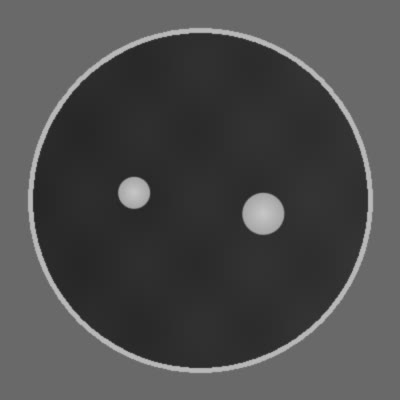
#> input picture frame 2 of python_analysis/validation/900/two/scene.avi, 400 x 400 px, given in place of Ball.mp4, which was not available
$ python 'Машинное_зрение_Шарики - Copy.py'
#> lines starting #> are read from the running program, lines starting #| are printed output that depends on the picture; after the words box and inside, x2 and y2 are one past the last pixel; in counts of white or black regions, pixels touching at a corner belong together; pictures that were not available may be replaced by others from this repository, and a replacement may not be noted
import cv2
import numpy as np

def count_spherical_objects(video_path):
    # Загрузка видео
#> called with video_path = 'D:\\Ball.mp4'
    cap = cv2.VideoCapture(video_path)

    while True:
        # Чтение текущего кадра
        ret, frame = cap.read()
#> frame is the input picture: shape (400, 400, 3); min 32, max 198, mean 76.7

        if not ret:
            break

        # Преобразование кадра в оттенки серого
        gray = cv2.cvtColor(frame, cv2.COLOR_BGR2GRAY)

        # Увеличение яркости кадра
        brightened = cv2.addWeighted(gray, 1.2, np.zeros_like(gray), 0, 0)
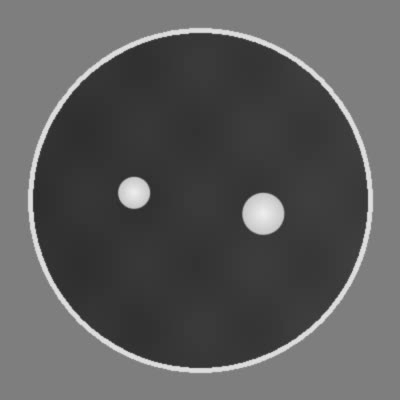
#> brightened: shape (400, 400); min 38, max 238, mean 92

        # Применение гауссовского размытия для сглаживания кадра
        blurred = cv2.GaussianBlur(brightened, (5, 5), 0)

        # Обнаружение кругов на кадре
        circles = cv2.HoughCircles(blurred, cv2.HOUGH_GRADIENT, dp=1, minDist=100, param1=50, param2=30, minRadius=10, maxRadius=50)
#> circles = [[262.5, 213.5, 20.4], [133.5, 192.5, 16.3]]

        # Подсчет и отображение сферических объектов на кадре
        if circles is not None:
            total_objects = len(circles[0])
#> total_objects = 2
            circles = np.round(circles[0, :]).astype("int")
#> circles = [[262, 214, 20], [134, 192, 16]]

            for (x, y, r) in circles:
                cv2.circle(frame, (x, y), r, (0, 255, 0), 1)
#> this loop made 2 passes
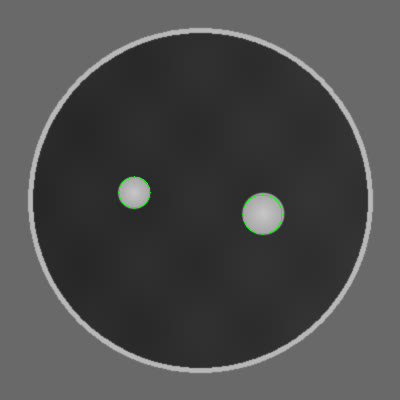
#> frame: shape (400, 400, 3); 0.12% of pixels changed, all inside (x1, y1, x2, y2) = (118, 176, 283, 235)

            cv2.putText(frame, f"Total Objects: {total_objects}", (10, 30), cv2.FONT_HERSHEY_SIMPLEX, 0.8, (0, 0, 255), 2)
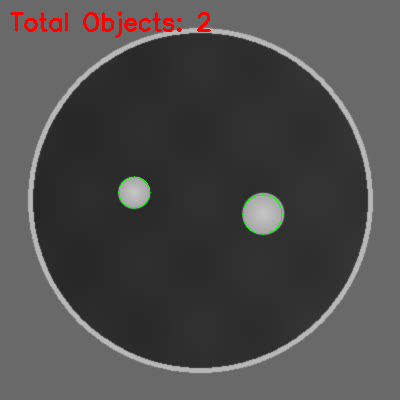
#> frame: shape (400, 400, 3); 0.83% of pixels changed, all inside (x1, y1, x2, y2) = (10, 11, 211, 38)

        # Отображение текущего кадра с выделенными контурами и информацией о числе обнаруженных объектов
        cv2.imshow("Spherical Objects", frame)

        # Выход из цикла при нажатии клавиши "q"
        if cv2.waitKey(1) & 0xFF == ord('q'):
#> (key q is pressed here)
            break

    # Освобождение ресурсов
    cap.release()
    cv2.destroyAllWindows()

# Путь к видео файлу
video_path = 'D:\Ball3.mp4'

# Подсчет и отображение сферических объектов на видео
count_spherical_objects('D:\Ball.mp4')

$ run again, starting later in the video
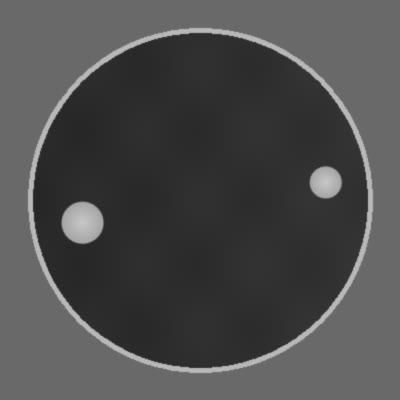
#> input picture frame 19 of python_analysis/validation/900/two/scene.avi, 400 x 400 px, given in place of Ball.mp4, which was not available
#> in count_spherical_objects, frame is the input picture: shape (400, 400, 3); min 32, max 198, mean 76.7
#> in count_spherical_objects, `brightened = cv2.addWeighted(gray, 1.2, np.zeros_like(gray), 0, 0)`:
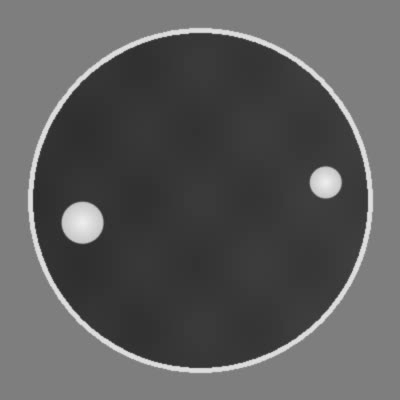
#> brightened: shape (400, 400); min 38, max 238, mean 92
#> in count_spherical_objects, `circles = cv2.HoughCircles(blurred, cv2.HOUGH_GRADIENT, dp=1, minDist=..`: circles = [[82.5, 222.5, 20.5], [325.5, 182.5, 15.5]]
#> total_objects = 2
#> in count_spherical_objects, `circles = np.round(circles[0, :]).astype("int")`: circles = [[82, 222, 20], [326, 182, 16]]
#> the loop in count_spherical_objects, `for (x, y, r) in circles:` made 2 passes
#> in count_spherical_objects, `cv2.putText(frame, f"Total Objects: {total_objects}", (10, 30), cv2.FO..`:
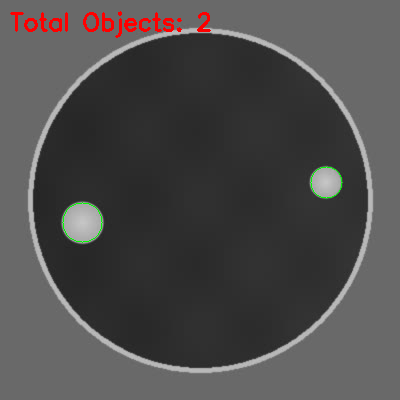
#> frame: shape (400, 400, 3); mean B, G, R 75.6, 75.9, 77.7
